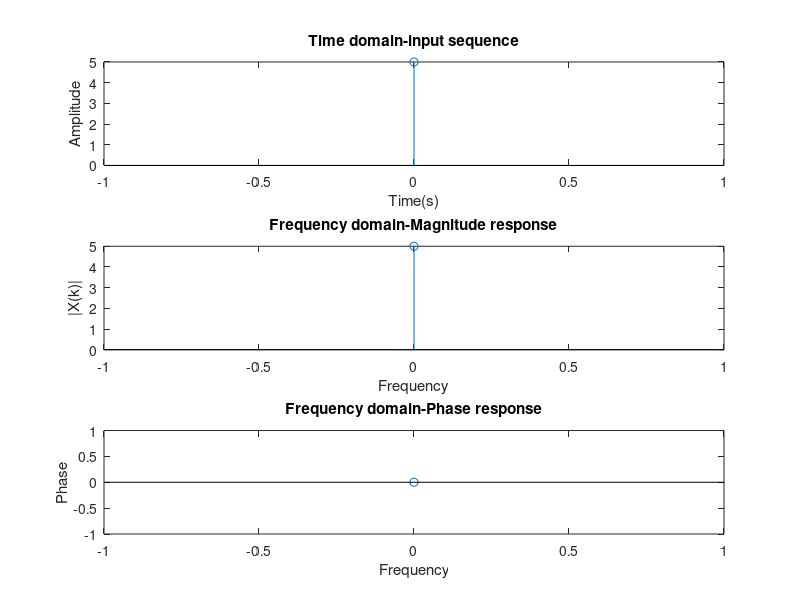

Here is the MATLAB script that generated this plot:
clc
clear all
x=input('Sequence for N pt dft=');
N=length(x)
X=zeros(N,1)
for k=0:N-1
for n=0:N-1
X(k+1)=X(k+1)+x(n+1)*exp(-j*pi*2*n*k/N)
end
end
t=0:N-1;
subplot(3,1,1);
stem(t,x);
xlabel('Time(s)');
ylabel('Amplitude');
title('Time domain-input sequence');
subplot(3,1,2);
stem(t,X);
xlabel('Frequency');
ylabel('|X(k)|');
title('Frequency domain-Magnitude response');
subplot(3,1,3);
stem(t,angle(X));
xlabel('Frequency');
ylabel('Phase');
title('Frequency domain-Phase response');
X
angle(X)